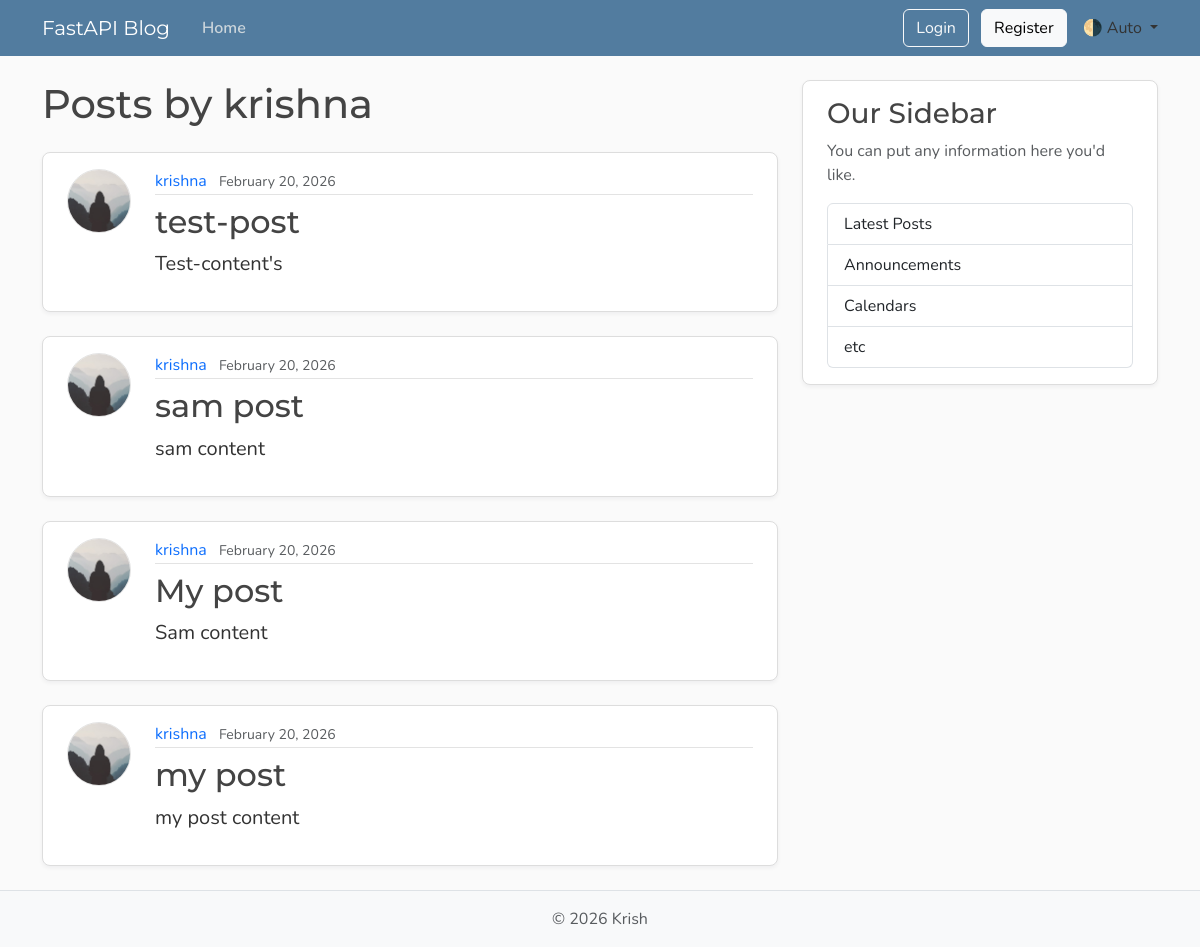
Screenshot of /users/2/posts with the database file from the repository.
### models.py (models this page shows, shortened)
class User(Base):
    __tablename__ = "users"
    id: Mapped[int] = mapped_column(Integer, primary_key=True, index=True)
    username: Mapped[str] = mapped_column(String(50), unique=True, nullable=False)
    email: Mapped[str] = mapped_column(String(120), unique=True, nullable=False)
    image_file: Mapped[str | None] = mapped_column(
        String(200),
        nullable=True,
        default=None,
    )
    password_hash: Mapped[str | None] = mapped_column(String(200), nullable=False)
    posts: Mapped[list[Post]] = relationship(
        back_populates="author",
        cascade="all , delete-orphan")

class Post(Base):
    __tablename__ = "posts"
    id: Mapped[int] = mapped_column(Integer, primary_key=True, index=True)
    title: Mapped[str] = mapped_column(String(100), nullable=False)
    content: Mapped[str] = mapped_column(Text, nullable=False)
    user_id: Mapped[int] = mapped_column(
        ForeignKey("users.id"),
        nullable=False,
        index=True,
    )
    date_posted: Mapped[datetime] = mapped_column(
        DateTime(timezone=True),
        default=lambda: datetime.now(UTC),
    )
    author: Mapped[User] = relationship(back_populates="posts")

### main.py (the view)
@app.get("/users/{user_id}/posts", include_in_schema=False, name="user_posts")
async def user_posts_page(
    request: Request,
    user_id: int,
    db: Annotated[AsyncSession, Depends(get_db)],
):
    result = await db.execute(select(models.User).where(models.User.id == user_id))
    user = result.scalars().first()
    if not user:
        raise HTTPException(
            status_code=status.HTTP_404_NOT_FOUND,
            detail="User not found",
        )
    result = await db.execute(
        select(models.Post)
        .options(selectinload(models.Post.author))
        .where(models.Post.user_id == user_id)
        .order_by(models.Post.date_posted.desc())
    )
    posts = result.scalars().all()
    return templates.TemplateResponse(
        request,
        "user_posts.html",
        {"posts": posts, "user": user, "title": f"{user.username}'s Posts"},
    )

### templates/user_posts.html
{% extends "layout.html" %} {% block content %}
<h1 class="mb-4">Posts by {{ user.username }}</h1>
{% for post in posts %}
<article class="content-section py-3 px-4 mb-4">
  <div class="d-flex align-items-start gap-4">
    <img
      class="rounded-circle article-img flex-shrink-0"
      src="{{ post.author.image_path }}"
      alt="{{ post.author.username }}'s profile picture"
      width="64"
      height="64"
      loading="lazy"
    />
    <div class="flex-grow-1">
      <div class="article-metadata mb-2">
        <a
          class="me-2"
          href="{{ url_for('user_posts', user_id=post.author.id) }}"
          >{{ post.author.username }}</a
        >
        <small class="text-body-secondary"
          >{{ post.date_posted.strftime("%B %d, %Y") }}</small
        >
      </div>
      <h2>
        <a
          class="article-title"
          href="{{ url_for('post_page', post_id=post.id) }}"
          >{{ post.title }}</a
        >
      </h2>
      <p class="article-content">{{ post.content }}</p>
    </div>
  </div>
</article>
{% else %}
<p class="text-body-secondary">No posts by this user yet.</p>
{% endfor %} {% endblock content %}

### static/css/main.css (style rules this page uses)
:root { --font-heading: "Montserrat", system-ui, -apple-system, BlinkMacSystemFont, sans-serif; --font-body: "Nunito", system-ui, -apple-system, BlinkMacSystemFont, sans-serif; --color-bg-body: #fafafa; --color-bg-content: #ffffff; --color-text-primary: #333333; --color-text-heading: #444444; --color-steel: #527c9f; --color-nav-link: #cbd5db; --color-nav-link-hover: #ffffff; --color-link-hover: #428bca; --color-border: #dddddd; --color-border-light: #e3e3e3; --spacing-xl: 5rem; --article-img-size: 4rem; --account-img-size: 7.813rem; }
body { font-family: var(--font-body); background: var(--color-bg-body); color: var(--color-text-primary); }
h1, h2, h3, h4, h5, h6 { font-family: var(--font-heading); color: var(--color-text-heading); }
a { text-decoration: none; }
.content-section { background: var(--color-bg-content); border: 1px solid var(--color-border); border-radius: 0.5rem; box-shadow: 0 2px 4px rgba(15, 23, 42, 0.05); transition: box-shadow 0.15s ease, transform 0.15s ease, border-color 0.15s ease; }
.article-title { color: var(--color-text-heading); transition: color 0.2s ease-in-out; }
.article-content { white-space: pre-line; font-size: 1.25rem; }
.article-img { height: var(--article-img-size); width: var(--article-img-size); flex-shrink: 0; object-fit: cover; border: 1px solid var(--color-border-light); box-shadow: 0 0 0 2px var(--color-bg-content); }
.article-metadata { padding-bottom: 0.063rem; border-bottom: 1px solid var(--color-border-light); }
.article-metadata a { transition: color 0.2s ease-in-out; }

### rows the page displays
User: username "krishna"
Post: author.username "krishna", date_posted "February 20, 2026", title "test-post", content "Test-content's"
Post: author.username "krishna", date_posted "February 20, 2026", title "sam post", content "sam content"
Post: author.username "krishna", date_posted "February 20, 2026", title "My post", content "Sam content"
Post: author.username "krishna", date_posted "February 20, 2026", title "my post", content "my post content"
